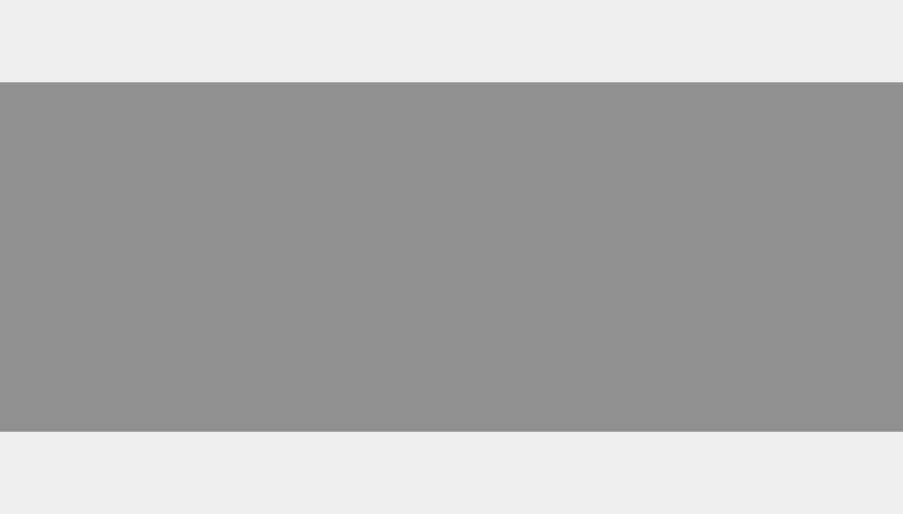
<?xml version="1.0" encoding="UTF-8"?>
<ui version="4.0">
 <class>SummaryWidget</class>
 <widget class="QWidget" name="SummaryWidget">
  <property name="geometry">
   <rect>
    <x>0</x>
    <y>0</y>
    <width>903</width>
    <height>514</height>
   </rect>
  </property>
  <property name="styleSheet">
   <string notr="true"/>
  </property>
  <layout class="QGridLayout" name="gridLayout">
   <property name="margin">
    <number>0</number>
   </property>
   <property name="spacing">
    <number>0</number>
   </property>
   <item row="0" column="1">
    <widget class="QFrame" name="frame">
     <property name="sizePolicy">
      <sizepolicy hsizetype="Expanding" vsizetype="Fixed">
       <horstretch>0</horstretch>
       <verstretch>0</verstretch>
      </sizepolicy>
     </property>
     <property name="minimumSize">
      <size>
       <width>600</width>
       <height>350</height>
      </size>
     </property>
     <property name="maximumSize">
      <size>
       <width>16777215</width>
       <height>350</height>
      </size>
     </property>
     <property name="styleSheet">
      <string notr="true">#frame{
background-color: rgba(0,0,0,100);
border-top: 1px solid rgba(255,255,255,60);
border-bottom: 1px solid rgba(255,255,255,60);
}


QListView {
     show-decoration-selected: 1; /* make the selection span the entire width of the view */
 }

 QListView::item{
	border-radius: 2px;
    border:0px;
padding: 5px
}

 QListView::item:selected {
border:0px;
 }

 QListView::item:selected:!active {
     background-color: qlineargradient(spread:pad, x1:0.5, y1:1, x2:0.5, y2:0, stop:0 rgba(129, 3, 3, 255), stop:0.0192308 rgba(160, 35, 25, 255), stop:0.521739 rgba(166, 35, 29, 255), stop:0.531585 rgba(184, 46, 40, 255), stop:0.983696 rgba(168, 78, 74, 255), stop:1 rgba(210, 110, 110, 255));

 }

 QListView::item:selected:active {
     background-color: qlineargradient(spread:pad, x1:0.5, y1:1, x2:0.5, y2:0, stop:0 rgba(129, 3, 3, 255), stop:0.0192308 rgba(160, 35, 25, 255), stop:0.521739 rgba(166, 35, 29, 255), stop:0.531585 rgba(184, 46, 40, 255), stop:0.983696 rgba(168, 78, 74, 255), stop:1 rgba(210, 110, 110, 255));
 }

 QListView::item:hover {
     background-color: qlineargradient(spread:pad, x1:0.5, y1:1, x2:0.5, y2:0, stop:0 rgba(129, 3, 3, 100), stop:0.0192308 rgba(160, 35, 25, 100), stop:0.521739 rgba(166, 35, 29, 100), stop:0.531585 rgba(184, 46, 40, 100), stop:0.983696 rgba(168, 78, 74, 100), stop:1 rgba(210, 110, 110, 100));
 }</string>
     </property>
     <property name="frameShape">
      <enum>QFrame::NoFrame</enum>
     </property>
     <property name="frameShadow">
      <enum>QFrame::Plain</enum>
     </property>
     <property name="lineWidth">
      <number>0</number>
     </property>
     <layout class="QGridLayout" name="gridLayout_5">
      <property name="leftMargin">
       <number>0</number>
      </property>
      <property name="topMargin">
       <number>10</number>
      </property>
      <property name="rightMargin">
       <number>0</number>
      </property>
      <property name="bottomMargin">
       <number>5</number>
      </property>
      <property name="horizontalSpacing">
       <number>30</number>
      </property>
      <property name="verticalSpacing">
       <number>0</number>
      </property>
      <item row="0" column="1">
       <layout class="QVBoxLayout" name="verticalLayout">
        <property name="spacing">
         <number>0</number>
        </property>
        <item>
         <layout class="QHBoxLayout" name="horizontalLayout">
          <property name="spacing">
           <number>0</number>
          </property>
          <property name="bottomMargin">
           <number>0</number>
          </property>
          <item>
           <widget class="QTextEdit" name="content">
            <property name="maximumSize">
             <size>
              <width>600</width>
              <height>16777215</height>
             </size>
            </property>
            <property name="styleSheet">
             <string notr="true">#content{
background-color: rgba(255, 255, 255, 0);
border:0px;
color:white
}</string>
            </property>
            <property name="frameShape">
             <enum>QFrame::NoFrame</enum>
            </property>
            <property name="lineWidth">
             <number>0</number>
            </property>
            <property name="verticalScrollBarPolicy">
             <enum>Qt::ScrollBarAsNeeded</enum>
            </property>
            <property name="horizontalScrollBarPolicy">
             <enum>Qt::ScrollBarAsNeeded</enum>
            </property>
            <property name="undoRedoEnabled">
             <bool>false</bool>
            </property>
            <property name="readOnly">
             <bool>true</bool>
            </property>
            <property name="textInteractionFlags">
             <set>Qt::TextSelectableByMouse</set>
            </property>
           </widget>
          </item>
         </layout>
        </item>
       </layout>
      </item>
     </layout>
    </widget>
   </item>
  </layout>
 </widget>
 <resources>
  <include location="../../data.qrc"/>
 </resources>
 <connections/>
</ui>
